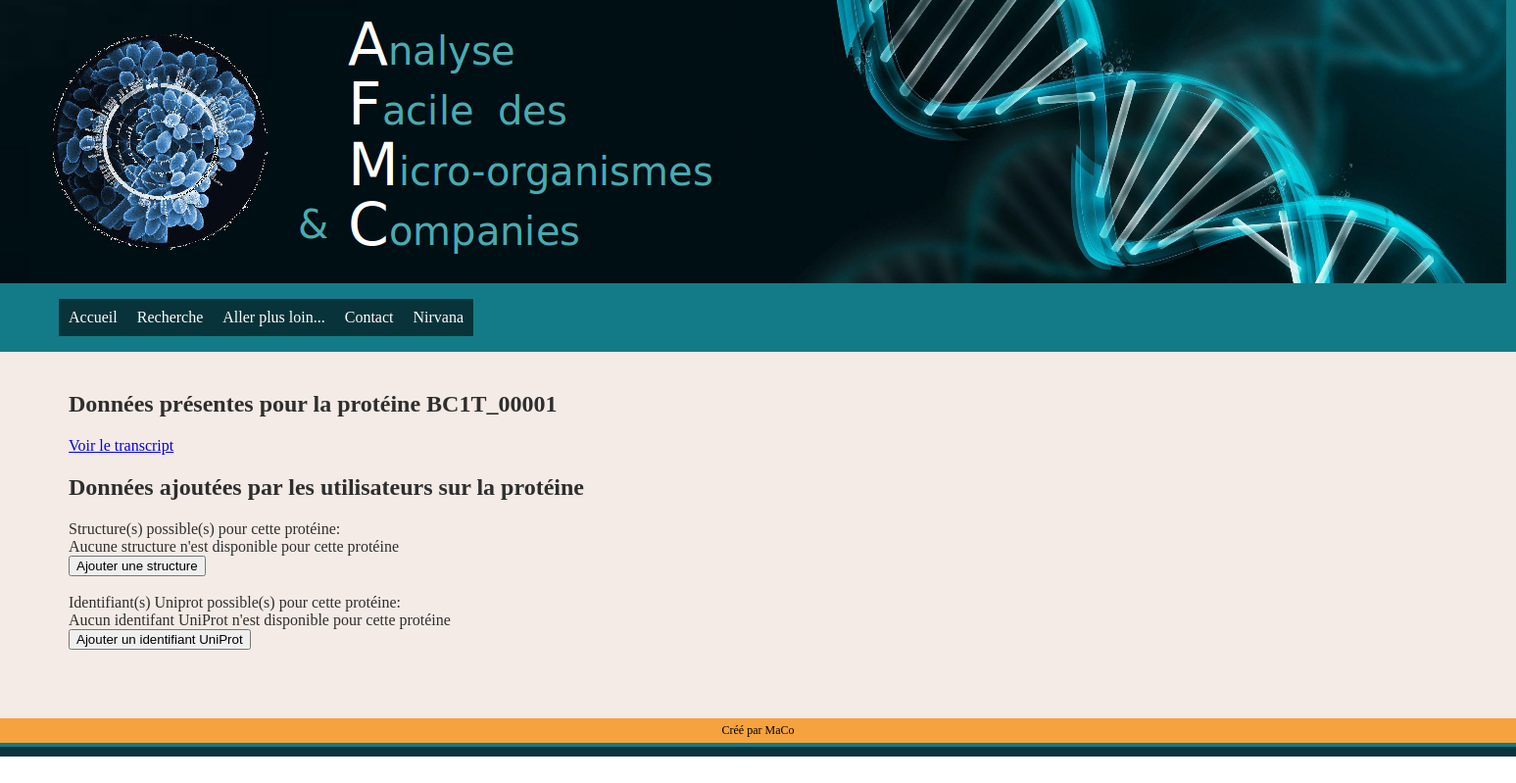
The page /proteines/ProtSheet.php?prot=BC1T_00001 (signed in) on the database as committed earlier.
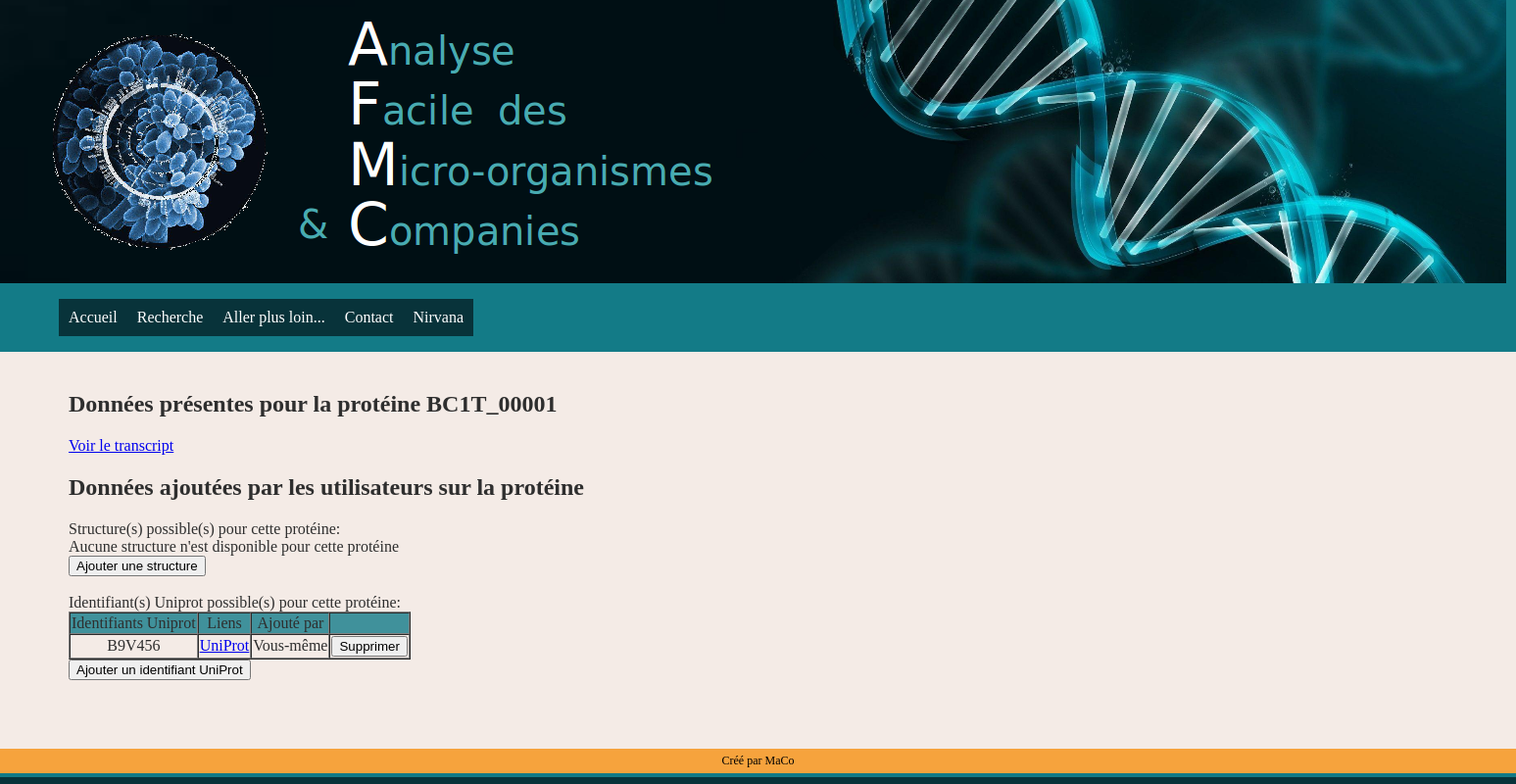
The same page on the database as committed later.
### tables this page shows
CREATE TABLE IF NOT EXISTS UniProt(
	idProt CHAR(10),
	idUser int unsigned,
	codeUniProt VARCHAR(100),

	PRIMARY KEY (idProt,idUser),
	CONSTRAINT fk_idProtUniProt
        FOREIGN KEY (idProt)
        REFERENCES Proteine(idProt),
	CONSTRAINT fk_idUserUniProt
        FOREIGN KEY (idUser)
        REFERENCES User(idUser)
);

CREATE TABLE IF NOT EXISTS User (
	idUser INT UNSIGNED NOT NULL AUTO_INCREMENT,
	alias VARCHAR(100),
	mdp VARCHAR(100) not null,
	email VARCHAR(100) not null,
	civilite varchar(4),
	nom VARCHAR(50),
	prenom VARCHAR(50),
	nomLabo VARCHAR(100),
	dateDeCreation DATE,
	dateDerniereCo DATETIME,

	PRIMARY KEY (idUser)
);

### proteines/ProtSheet.php (the view, shortened to what this page needs)
<!DOCTYPE html>
<html lang="fr">
<?php
	if ((isset($_GET['prot'])) && ($_GET['prot'] != '')){
	$prot = $_GET['prot'];
	}
	else{$prot='INCONNU';}
?>
<head>
    <link rel="stylesheet" type="text/css" href="../AFMC.css">
  </head>
  <body>
	<?php include("../Title2.php"); ?>
	<?php include("../Menu.php"); ?>
	<div id="conteneur">
		<section>
		<?php
			include("../DatabaseConnection.php");
			$idUser='';
			if ((isset($_SESSION['user'])) && ($_SESSION['user'] != '')){
				$answerUser = $bdd->prepare('SELECT idUser FROM User WHERE alias = ?');
				$answerUser->execute(array($_SESSION['user']));
				while ($data = $answerUser->fetch()){$idUser=$data['idUser'];}
			}
			echo "<h1>Données présentes pour la protéine ".$prot."</h1>";
		?>
	    <?php
			echo '<a href=TransSheet.php?trans='.$prot.' class=\"nav\">Voir le transcript'.'</a>';
		?>
			<h1>Données ajoutées par les utilisateurs sur la protéine</h1>
		<?php
			echo 'Structure(s) possible(s) pour cette protéine:<BR>';
			$compteurStruc=0;
	        if ($compteurStruc==0){echo "Aucune structure n'est disponible pour cette protéine";}
		?>
		<form action=addStructure.php method="GET">
			<input type="submit" value="Ajouter une structure">
		</form>
		<br>
		<?php
			echo 'Identifiant(s) Uniprot possible(s) pour cette protéine:<BR>';
			$answerUniProt= $bdd->prepare('SELECT u.idUser,alias,codeUniProt FROM UniProt un JOIN User u WHERE idProt = ? AND un.idUser=u.idUser;');
			$answerUniProt->execute(array($prot));
			$compteurUniProt=0;
	        while ($data = $answerUniProt->fetch())
	        {
	        	$compteurUniProt++;
	        	if ($compteurUniProt == '1'){
					echo "<TABLE BORDER = \"1\" cellspacing=\"0\"><TR><TD align=center bgcolor=\"#40919B\">Identifiants Uniprot</TD><TD align=center bgcolor=\"#40919B\">Liens</TD><TD align=center bgcolor=\"#40919B\">Ajouté par</TD><TD align=center bgcolor=\"#40919B\"></TD></TR>";
				}
	        	if ($idUser != '' && $idUser == $data['idUser']){
					$proprietaire='Vous-même';
					$modif_ou_contact='<form action=ProtSheet.php  methode="get"><input type="hidden" name="prot" value='.$prot.'><input type="submit" name="uniprot" value="Supprimer"></form>';
				}
				else{
					$proprietaire=$data['alias'];
					$modif_ou_contact= " <a href=../user/UserSheet.php?id=".$data['idUser'].'>Contacter</a></bleu>';
				}
				echo "<TR><TD align=center>".$data['codeUniProt']."</TD>
							<TD align=center><a href=https://www.uniprot.org/uniprot/".$data['codeUniProt']." target=\"_blank\">UniProt</a></TD>
							<TD align=center>".$proprietaire."</TD>
							<TD align=center>".$modif_ou_contact."</TD></TR>";
	        }
	        echo "</TABLE>";
	        if ($compteurUniProt==0){echo "Aucun identifant UniProt n'est disponible pour cette protéine";}
		?>
		<form action=addUniProt.php method="GET">
			<input type="submit" value="Ajouter un identifiant UniProt">
		</form>
        </section>
	</div>
	<?php include("../Footer.php"); ?>
  </body>
</html>

### Title2.php (shortened to what this page needs)
<!DOCTYPE html>
<html lang="fr">
<head>
    <link rel="stylesheet" type="text/css" href="AFMC.css">
  </head>
	<div id="image_header">
		<?php echo '<img src="../Titre.png" alt="bandeau de tete" />';?>
	</div>
</html>

### Menu.php (shortened to what this page needs)
<!DOCTYPE html>
<html lang="fr">
  <head>
    <link rel="stylesheet" type="text/css" href="AFMC.css">
  </head>
  <?php
  	$navigation_home="\"navigation_out\"";
  	$navigation_aller_plus_loin="\"navigation_out\"";
  	$navigation_contact="\"navigation_out\"";
  	$navigation_search="\"navigation_out\"";
  	$navigation_user="\"navigation_out\"";
  	$home_path="Home.php";
  	$contact_path="Contact.php";
  	$aller_plus_loin_path="Aller_plus_loin.php";
  	$search_path="search/Search.php";
  	$user_path="user/HomeUser.php";
  	$logIn_path="user/LogIn.php";
	if ((isset($_SESSION['currentPage'])) && ($_SESSION['currentPage'] != '')){
		$currentPage=$_SESSION['currentPage'];
		if ($currentPage=="home"){
			$navigation_home="\"navigation_in\"";
		}
		else if ($currentPage=="general_data"){
				$navigation_general_data="\"navigation_in\"";
				}
				else if ($currentPage=="proteines"){
						$home_path="../Home.php";
					  	$aller_plus_loin_path="../Aller_plus_loin.php";
					  	$contact_path="../Contact.php";
					  	$search_path="../search/Search.php";
					  	$logIn_path="../user/LogIn.php";
	  					$user_path="../user/HomeUser.php";
					}
	}
	?>
  <body>
	 <div id="menu_home">
			<p class=<?php echo $navigation_home ?> >
				<a href="<?php echo $home_path ?>" class="nav">Accueil</a><br>
			</p>
			<?php
			echo "<p class=$navigation_search><a href=\"$search_path\" class=\"nav\">Recherche</a><br>
					</p>
					<p class=$navigation_aller_plus_loin>
						<a href=\"$aller_plus_loin_path\" class=\"nav\">Aller plus loin...</a><br>
					</p>
					<p class=$navigation_contact>
						<a href=\"$contact_path\" class=\"nav\">Contact</a><br>
					</p>";
			if ((isset($_SESSION['user'])) && ($_SESSION['user'] != '')){
				$user=$_SESSION['user'];
				echo "<p class=$navigation_user>
						<a href=\"$user_path\" class=\"nav\">$user</a><br>
					</p>";
			}
			else{
			echo "<p class=$navigation_user>
						<a href=\"$logIn_path\" class=\"nav\">Se connecter</a><br>
			</p>";
			}
			?>
	</div>
  </body>
</html>

### DatabaseConnection.php (shortened to what this page needs)
<!DOCTYPE html>
<html lang="fr">
</html>

### Footer.php (shortened to what this page needs)
<!DOCTYPE html>
<html lang="fr">
  <head>
    <link rel="stylesheet" type="text/css" href="AFMC.css">
  </head>
  <body>
	<div id="footer_up">
		<div id="footer_up_inside">
		Créé par MaCo
		</div>
	</div>
	<div id="footer_bottom">
	</div>
	<div id="footer_bottom_bottom">
	</div>
  </body>
</html>

### AFMC.css (style rules this page uses)
:root { --NEUTRAL_COLOR: rgb(92,97,101); --COLD_COLOR1: rgb(19,123,135); --COLD_COLOR2: rgb(50,179,200); --WARM_COLOR: rgb(246,163,61); }
html { height: 100%; }
body { min-height: 100%; margin: 0; padding: 0; }
#menu_home { background-color: var(--COLD_COLOR1); padding: 0px 60px; display: flex; }
#image_header { background-color: var(--COLD_COLOR1); display: flex; }
p.navigation_out { background-color: rgb(008,051,058); padding: 10px; }
a.nav { text-decoration: none; color:white; }
#conteneur { background-color: rgb(244,235,230) ; display: flex; flex-wrap:nowrap; height: 100%; }
section { text-align: justify; width: 800px; border: 0; border-radius: 30px; margin: 70px; color:rgb(46,46,46); margin-top:20px; }
#footer_up { background-color: var(--WARM_COLOR) ; padding: 5px; border: 0px; margin: 0; flex-wrap:nowrap; }
#footer_bottom { background-color: var(--COLD_COLOR1) ; flex-wrap:nowrap; padding: 2px; }
#footer_bottom_bottom { background-color: rgb(008,051,058); flex-wrap:nowrap; padding: 5px; }
#footer_up_inside { display: flex; justify-content: center; align-items: center; font-size: 12px; }

Rows that differ between the two databases and show on the page:
added uniprot: codeUniProt "B9V456", idUser.idUser "Vous-même"
Other text that changed with them:
text no longer shown: "Aucun identifant UniProt n'est disponible pour cette protéine"
